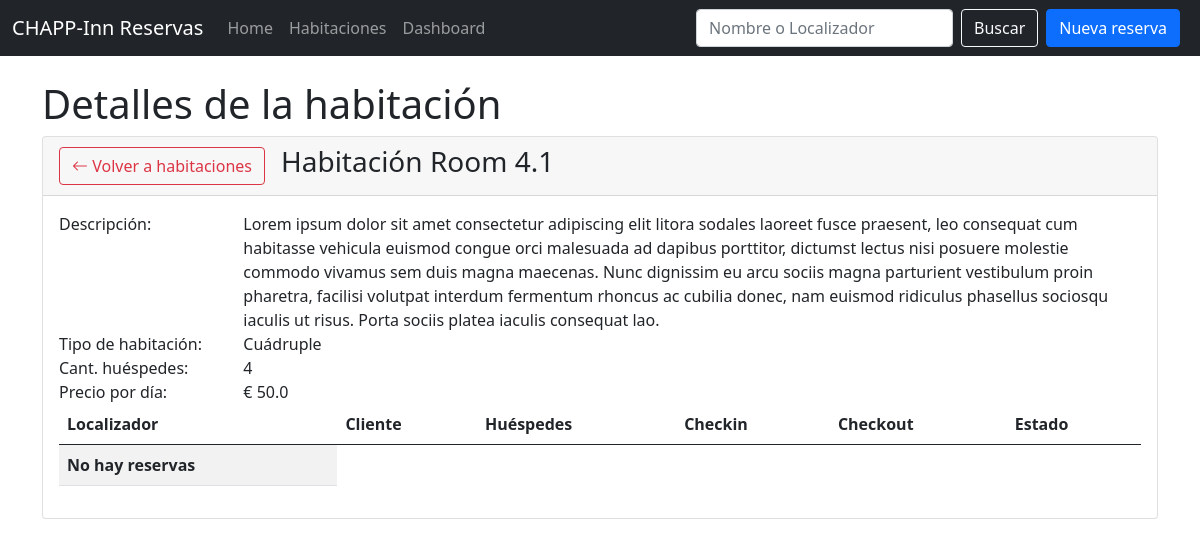
Page /room/20/?from=rooms on the earlier database version.
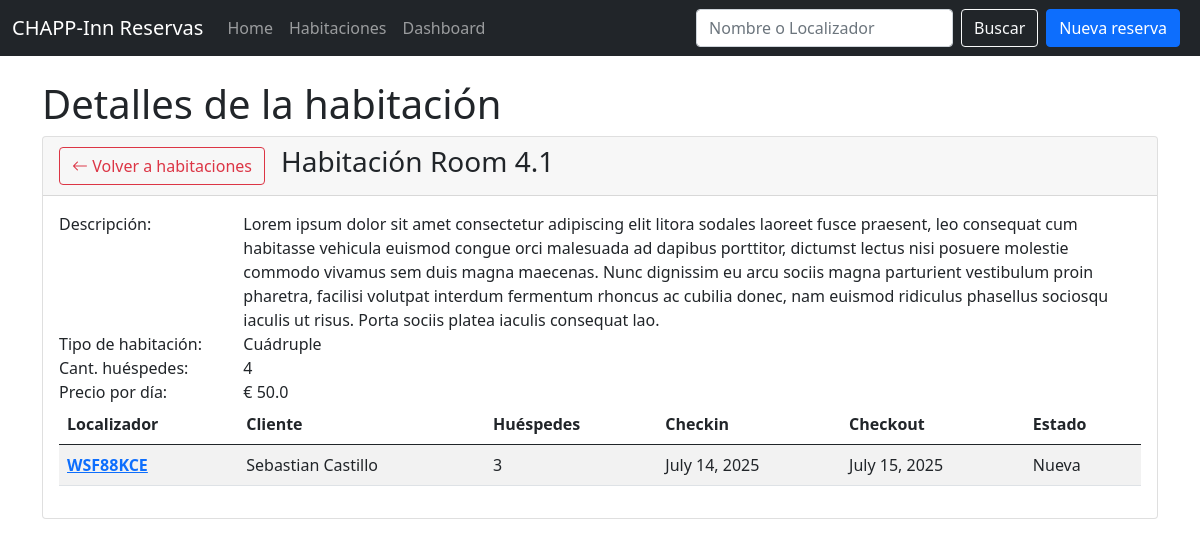
Same page on the later database version.
### pms/models.py (models this page shows, shortened)
class Booking(models.Model):
    NEW = 'NEW'
    DELETED = 'DEL'
    STATE_CHOICES = [
        (NEW, 'Nueva'),
        (DELETED, 'Cancelada'),
    ]
    state = models.CharField(
        max_length=3,
        choices=STATE_CHOICES,
        default=NEW,
    )
    checkin = models.DateField()
    checkout = models.DateField()
    room = models.ForeignKey(Room, on_delete=models.SET_NULL, null=True)
    guests = models.IntegerField()
    customer = models.ForeignKey(Customer, on_delete=models.SET_NULL, null=True)
    total = models.FloatField()
    code = models.CharField(max_length=8)
    created = models.DateTimeField(auto_now_add=True)

class Customer(models.Model):
    name = models.CharField(max_length=200)
    email = models.EmailField()
    phone = models.CharField(max_length=50)  # TODO:ADD REGEX FOR PHONE VALIDATION
    def __str__(self):
        return self.name

### pms/views.py (the view)
# urls.py: path("room/<str:pk>/", views.RoomDetailsView.as_view(), name="room_details"),
class RoomDetailsView(View):
    def get(self, request, pk):
        room = Room.objects.get(id=pk)
        bookings = room.booking_set.all()
        from_page = request.GET.get('from', 'home')
        context = {
            'room': room,
            'bookings': bookings,
            'from_page': from_page
        }
        return render(request, "room_detail.html", context)

### pms/models.py (called while the page is built)
    def __str__(self):
        return self.name

### pms/templates/room_detail.html
{% extends "main.html"%} {% block content %}
<h1>Detalles de la habitación</h1>
<div class="card">
  <div class="card-header d-flex justify-content-start align-items-center">
    <a
      class="btn btn-outline-danger me-3"
      title="{% if from_page == 'rooms' %}Volver a habitaciones{% else %}Volver a reservas{% endif %}"
      href="{% if from_page == 'rooms' %}{% url 'rooms' %}{% else %}{% url 'home' %}{% endif %}"
    >
      <i class="bi bi-arrow-left"></i> {% if from_page == 'rooms' %}Volver a habitaciones{% else %}Volver a reservas{% endif %}
    </a>
    <h3>Habitación {{room.name}}</h3>
  </div>
  <div class="card-body">
    <div class="row">
      <div class="col-md-2">
        <span>Descripción: </span>
      </div>
      <div class="col">
        <span>{{room.description}}</span>
      </div>
    </div>
    <div class="row">
      <div class="col-md-2">
        <span>Tipo de habitación:</span>
      </div>
      <div class="col">
        <span>{{room.room_type}}</span>
      </div>
    </div>
    <div class="row">
      <div class="col-md-2">
        <span>Cant. huéspedes:</span>
      </div>
      <div class="col">
        <span>{{room.room_type.max_guests}}</span>
      </div>
    </div>
    <div class="row">
      <div class="col-md-2">
        <span>Precio por día:</span>
      </div>
      <div class="col">
        <span>€ {{room.room_type.price}}</span>
      </div>
    </div>
    <div class="row">
      <div class="col">
        <table class="table table-striped">
          <thead>
            <tr>
              <th scope="col">Localizador</th>
              <th scope="col">Cliente</th>
              <th scope="col">Huéspedes</th>
              <th scope="col">Checkin</th>
              <th scope="col">Checkout</th>
              <th scope="col">Estado</th>
            </tr>
          </thead>
          <tbody>
            {% if bookings|length == 0%}
            <tr>
              <th>No hay reservas</th>
            </tr>
            {% endif %} {% for booking in bookings%}
            <tr>
              <th scope="row">
                <a href="{% url 'booking_search'%}?filter={{booking.code}}"
                  >{{booking.code}}</a
                >
              </th>
              <td>{{booking.customer}}</td>
              <td>{{booking.guests}}</td>
              <td>{{booking.checkin}}</td>
              <td>{{booking.checkout}}</td>
              <td>{{booking.get_state_display}}</td>
              {% endfor%}
            </tr>
          </tbody>
        </table>
      </div>
    </div>
  </div>
</div>
{% endblock content%}

Differences in the rows shown:
added Booking: code "WSF88KCE", customer "Sebastian Castillo", guests "3", checkin "July 14, 2025", checkout "July 15, 2025", state "Nueva"
Other differences:
text no longer shown: "No hay reservas"
